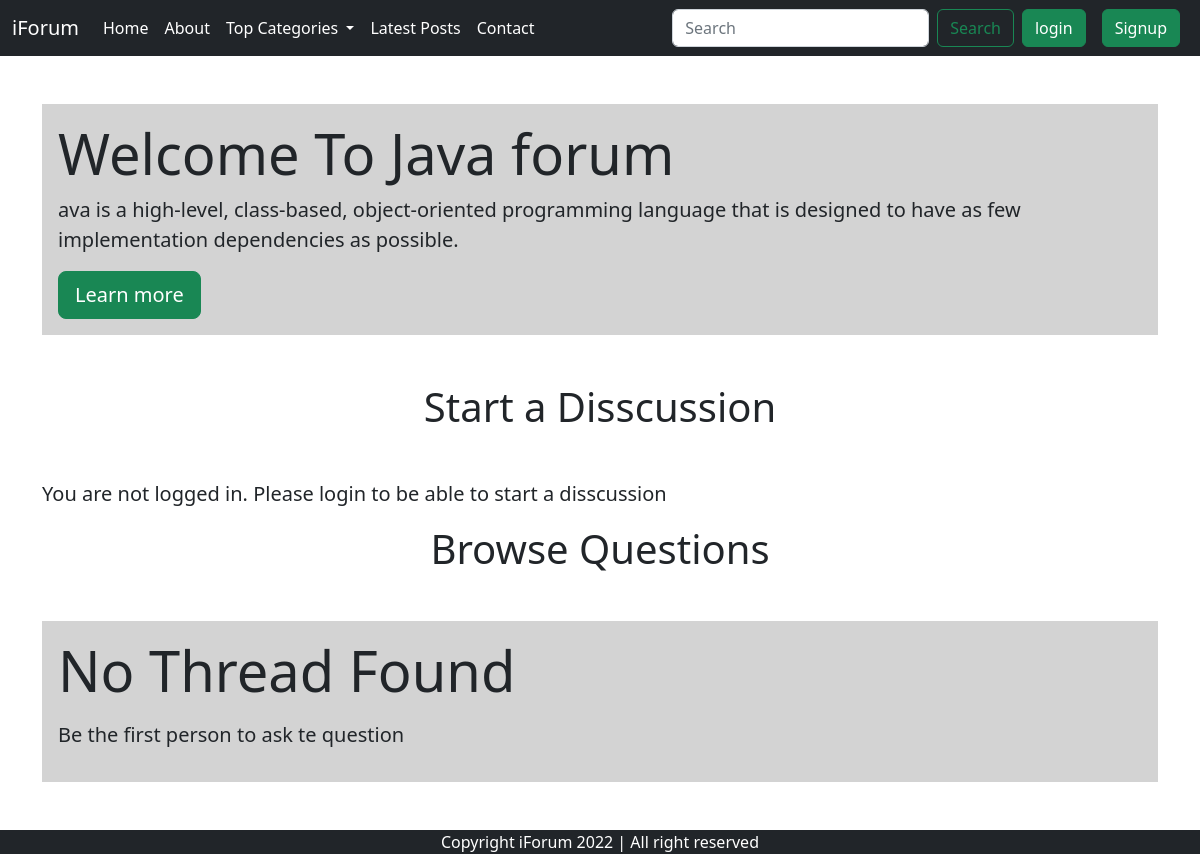
Page /thread_list.php?cat_id=5 on the committed database.
### tables this page shows
CREATE TABLE `category` (
  `id` int(11) NOT NULL,
  `category` varchar(255) NOT NULL,
  `description` text NOT NULL,
  `time` datetime NOT NULL DEFAULT current_timestamp()
);

### thread_list.php (the view, shortened to what this page needs)
<!doctype html>
<html lang="en">
<head>
    <link href="https://cdn.jsdelivr.net/npm/bootstrap@5.2.0-beta1/dist/css/bootstrap.min.css" rel="stylesheet"
>
</head>
<body>
    <?php
        include 'components/nav.php';
    ?>
    <?php
    $cat_id = $_GET['cat_id'];
  $sql = "SELECT * FROM `category` WHERE id = $cat_id;";
  $result = mysqli_query($conn,$sql);
  while($row = mysqli_fetch_assoc($result)){
    $category = $row['category'];
    $desc = $row['description'];
  }
echo'
    <div class="container mt-5 mb-5">
        <div class="jumbotron p-3" style="background-color:#D3D3D3" >
            <h1 class="display-4">Welcome To '.$category.' forum</h1>
            <p class="lead">'.$desc.'</p>
            <a class="btn btn-success btn-lg" href="#" role="button">Learn more</a>
        </div>
    </div>';
?>
   <?php
   if(isset($_SESSION['loggedin']) && $_SESSION['loggedin'] == "true" ){
   echo'
   <div class="container">
           <h1 class="text-center mt-3 mb-5">Start a Disscussion</h1>
           <form action="'. $_SERVER['REQUEST_URI'] .'" method="POST">
               <div class="mb-3">
                   <label for="title" class="form-label">Problem Title</label>
                   <input type="text" maxlength="255" class="form-control" id="title" name="problem_title">
                   <div class="form-text">Write your issues about the language.</div>
                   <label for="floatingTextarea2" class="mt-3">Ellaborate Your concern</label>
                   <textarea class="form-control mt-2" id="floatingTextarea2" name="textarea"
                       style="height: 100px"></textarea>
               </div>
               <button type="submit" class="btn btn-success">Submit</button>
           </form>
       </div>
   ';
   }else{
       echo'<div class="container">
           <h1 class="text-center mt-3 mb-5">Start a Disscussion</h1>
       <p class="lead">You are not logged in. Please login to be able to start a disscussion</p>
   </div>
   ';
   }
   ?>
    <h1 class="text-center mt-3 mb-5">Browse Questions</h1>
    <?php
                $cat_id = $_GET['cat_id'];
                $sql = "SELECT * FROM `thread_list` WHERE thread_cat_id=$cat_id;";
                $result = mysqli_query($conn,$sql);
                $data = mysqli_fetch_assoc($result);
                if(!$data){
                echo'
                <div class="container mt-5 mb-5">
                    <div class="jumbotron p-3" style="background-color:#D3D3D3" >
                        <p class="display-4">No Thread Found</p>
                        <p class="lead">Be the first person to ask te question</p>
                    </div>
                </div>';
                }
?>
    <div class="container-fluid p-0 m-0">
        <div class="copy">
            <p class="text-center text-white bg-dark mb-0">Copyright iForum 2022 | All right reserved </p>
        </div>
    </div>
</body>
</html>

### rows in the picture
category: category "Java", description "ava is a high-level, class-based, object-oriented programming language that is designed to have as few implementation dependencies as possible."
